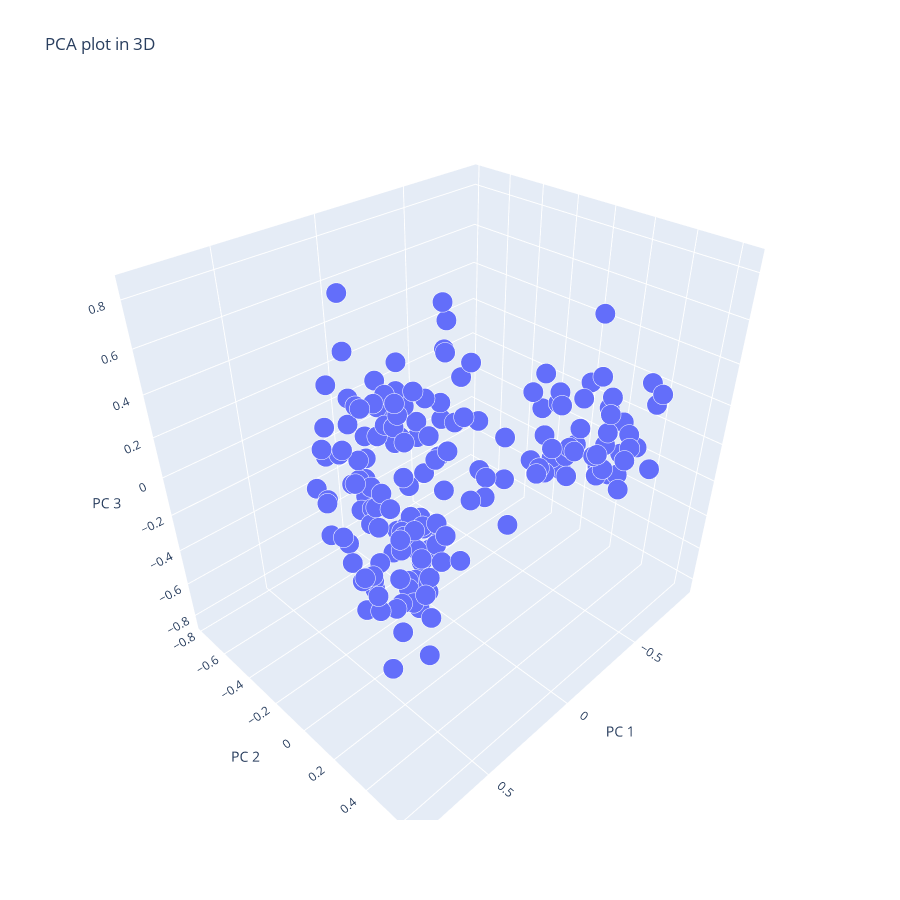

The notebook cell saved with this chart:
### Code cell
PCAplot3D(X)

### Figure 1 — Plotly figure (JSON) as saved in the notebook; plotly's stock layout.template omitted (floating-point values rounded to 4 significant figures; data arrays with more than 128 entries replaced by an {"elided": "..."} marker saying what was removed)
{"data": [{"hovertemplate": "PC 1=%{x}<br>PC 2=%{y}<br>PC 3=%{z}<br>size=%{marker.size}<extra></extra>", "legendgroup": "", "marker": {"color": "#636efa", "opacity": 1, "size": {"elided": "178 float values"}, "sizemode": "area", "sizeref": 0.00025, "symbol": "circle"}, "mode": "markers", "name": "", "scene": "scene", "showlegend": false, "type": "scatter3d", "x": {"elided": "178 float values"}, "y": {"elided": "178 float values"}, "z": {"elided": "178 float values"}}], "layout": {"height": 900, "legend": {"itemsizing": "constant", "tracegroupgap": 0}, "scene": {"domain": {"x": [0, 1], "y": [0, 1]}, "xaxis": {"title": {"text": "PC 1"}}, "yaxis": {"title": {"text": "PC 2"}}, "zaxis": {"title": {"text": "PC 3"}}}, "title": {"text": "PCA plot in 3D"}, "width": 900}}
